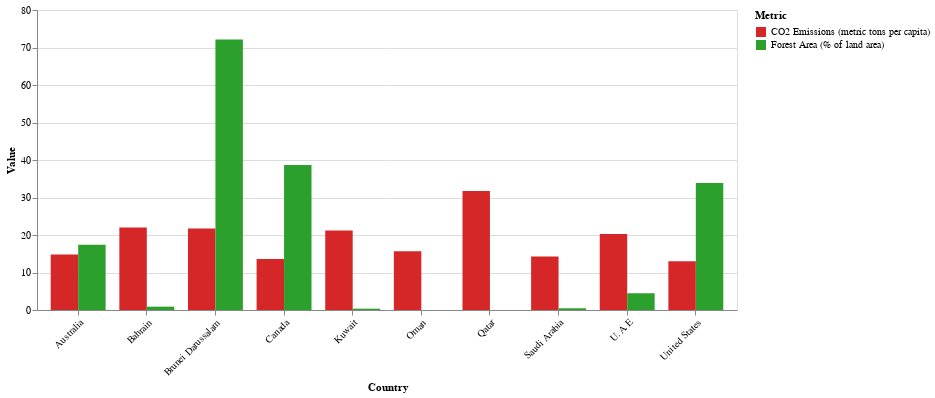

This figure's Vega-Lite source:
### Vega-Lite specification from a JSON file in a GitHub repository (floating-point values rounded to 4 significant figures)
{"$schema": "https://vega.github.io/schema/vega-lite/v5.json", "width": 700, "height": 300, "data": {"values": [{"Country Name": "Qatar", "Country Code": "QAT", "2020_CO2": 31.73, "2020_ForestArea": 0}, {"Country Name": "Bahrain", "Country Code": "BHR", "2020_CO2": 21.98, "2020_ForestArea": 0.8917}, {"Country Name": "Brunei Darussalam", "Country Code": "BRN", "2020_CO2": 21.71, "2020_ForestArea": 72.11}, {"Country Name": "Kuwait", "Country Code": "KWT", "2020_CO2": 21.17, "2020_ForestArea": 0.3507}, {"Country Name": "U.A.E", "Country Code": "ARE", "2020_CO2": 20.25, "2020_ForestArea": 4.468}, {"Country Name": "Oman", "Country Code": "OMN", "2020_CO2": 15.64, "2020_ForestArea": 0.008078}, {"Country Name": "Australia", "Country Code": "AUS", "2020_CO2": 14.78, "2020_ForestArea": 17.42}, {"Country Name": "Saudi Arabia", "Country Code": "SAU", "2020_CO2": 14.27, "2020_ForestArea": 0.4545}, {"Country Name": "Canada", "Country Code": "CAN", "2020_CO2": 13.59, "2020_ForestArea": 38.7}, {"Country Name": "United States", "Country Code": "USA", "2020_CO2": 13.03, "2020_ForestArea": 33.87}]}, "selection": {"metric_selection": {"type": "multi", "fields": ["Metric Label"], "bind": "legend"}}, "transform": [{"fold": ["2020_CO2", "2020_ForestArea"], "as": ["Metric", "Value"]}, {"calculate": "datum.Metric === '2020_CO2' ? 'CO2 Emissions (metric tons per capita)' : 'Forest Area (% of land area)'", "as": "Metric Label"}], "mark": "bar", "encoding": {"x": {"field": "Country Name", "type": "ordinal", "title": "Country", "axis": {"labelAngle": -45}}, "y": {"field": "Value", "type": "quantitative", "title": "Value"}, "color": {"field": "Metric Label", "type": "nominal", "title": "Metric", "scale": {"range": ["#d62728", "#2ca02c"]}}, "xOffset": {"field": "Metric Label"}, "tooltip": [{"field": "Country Name", "type": "ordinal", "title": "Country"}, {"field": "Metric Label", "type": "nominal", "title": "Metric"}, {"field": "Value", "type": "quantitative", "title": "Value"}], "opacity": {"condition": {"selection": "metric_selection", "value": 1}, "value": 0.2}}}
